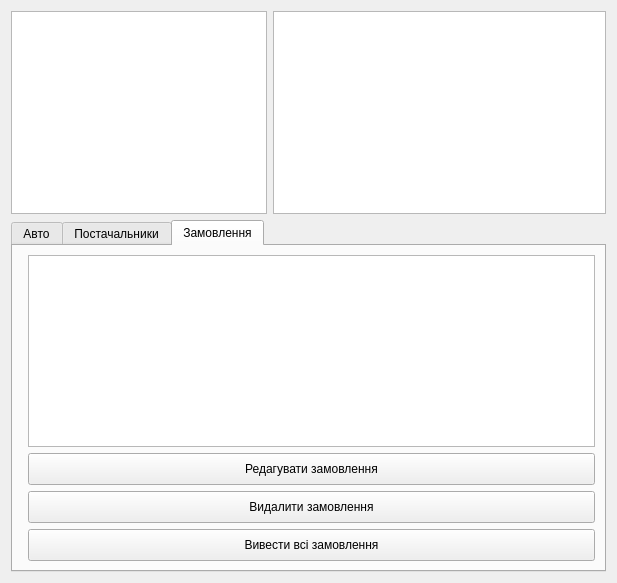
<?xml version="1.0" encoding="UTF-8"?>
<ui version="4.0">
 <class>Admin</class>
 <widget class="QWidget" name="Admin">
  <property name="geometry">
   <rect>
    <x>0</x>
    <y>0</y>
    <width>617</width>
    <height>583</height>
   </rect>
  </property>
  <property name="windowTitle">
   <string>Form</string>
  </property>
  <layout class="QFormLayout" name="formLayout_4">
   <item row="1" column="1">
    <widget class="QTableView" name="admin_vw"/>
   </item>
   <item row="1" column="0">
    <widget class="QTreeView" name="marka_tr"/>
   </item>
   <item row="2" column="0" colspan="2">
    <widget class="QTabWidget" name="tabWidget">
     <property name="currentIndex">
      <number>2</number>
     </property>
     <widget class="QWidget" name="avto_tb">
      <attribute name="title">
       <string>Авто</string>
      </attribute>
      <layout class="QFormLayout" name="formLayout">
       <item row="3" column="1">
        <widget class="QPushButton" name="delete_pb">
         <property name="sizePolicy">
          <sizepolicy hsizetype="Expanding" vsizetype="Expanding">
           <horstretch>0</horstretch>
           <verstretch>0</verstretch>
          </sizepolicy>
         </property>
         <property name="text">
          <string>Видалити авто</string>
         </property>
        </widget>
       </item>
       <item row="4" column="1">
        <widget class="QPushButton" name="select_pb">
         <property name="sizePolicy">
          <sizepolicy hsizetype="Expanding" vsizetype="Expanding">
           <horstretch>0</horstretch>
           <verstretch>0</verstretch>
          </sizepolicy>
         </property>
         <property name="text">
          <string>Вивести всі авто</string>
         </property>
        </widget>
       </item>
       <item row="2" column="1">
        <widget class="QPushButton" name="update_pb">
         <property name="sizePolicy">
          <sizepolicy hsizetype="Expanding" vsizetype="Expanding">
           <horstretch>0</horstretch>
           <verstretch>0</verstretch>
          </sizepolicy>
         </property>
         <property name="text">
          <string>Редагувати інформацію про авто</string>
         </property>
        </widget>
       </item>
       <item row="1" column="1">
        <widget class="QPushButton" name="add_pb">
         <property name="sizePolicy">
          <sizepolicy hsizetype="Expanding" vsizetype="Expanding">
           <horstretch>0</horstretch>
           <verstretch>0</verstretch>
          </sizepolicy>
         </property>
         <property name="text">
          <string>Додати авто</string>
         </property>
        </widget>
       </item>
       <item row="0" column="1">
        <widget class="QTableView" name="avto_vw"/>
       </item>
      </layout>
     </widget>
     <widget class="QWidget" name="suplier_tb">
      <attribute name="title">
       <string>Постачальники</string>
      </attribute>
      <layout class="QFormLayout" name="formLayout_2">
       <item row="0" column="1">
        <widget class="QTableView" name="suplier_vw"/>
       </item>
       <item row="1" column="1">
        <widget class="QPushButton" name="add_pb_2">
         <property name="sizePolicy">
          <sizepolicy hsizetype="Expanding" vsizetype="Expanding">
           <horstretch>0</horstretch>
           <verstretch>0</verstretch>
          </sizepolicy>
         </property>
         <property name="text">
          <string>Добавити постачальника</string>
         </property>
        </widget>
       </item>
       <item row="2" column="1">
        <widget class="QPushButton" name="update_pb_2">
         <property name="sizePolicy">
          <sizepolicy hsizetype="Expanding" vsizetype="Expanding">
           <horstretch>0</horstretch>
           <verstretch>0</verstretch>
          </sizepolicy>
         </property>
         <property name="text">
          <string>Редагувати інформацію про постачальника</string>
         </property>
        </widget>
       </item>
       <item row="3" column="1">
        <widget class="QPushButton" name="delete_pb_2">
         <property name="sizePolicy">
          <sizepolicy hsizetype="Expanding" vsizetype="Expanding">
           <horstretch>0</horstretch>
           <verstretch>0</verstretch>
          </sizepolicy>
         </property>
         <property name="text">
          <string>Видалити постачальника</string>
         </property>
        </widget>
       </item>
       <item row="4" column="1">
        <widget class="QPushButton" name="select_pb_2">
         <property name="sizePolicy">
          <sizepolicy hsizetype="Expanding" vsizetype="Expanding">
           <horstretch>0</horstretch>
           <verstretch>0</verstretch>
          </sizepolicy>
         </property>
         <property name="text">
          <string>Вивести постачальника</string>
         </property>
        </widget>
       </item>
      </layout>
     </widget>
     <widget class="QWidget" name="order_tb">
      <attribute name="title">
       <string>Замовлення</string>
      </attribute>
      <layout class="QFormLayout" name="formLayout_3">
       <item row="0" column="1">
        <widget class="QTableView" name="order_vw"/>
       </item>
       <item row="1" column="1">
        <widget class="QPushButton" name="update_pb_3">
         <property name="sizePolicy">
          <sizepolicy hsizetype="Expanding" vsizetype="Expanding">
           <horstretch>0</horstretch>
           <verstretch>0</verstretch>
          </sizepolicy>
         </property>
         <property name="text">
          <string>Редагувати замовлення</string>
         </property>
        </widget>
       </item>
       <item row="2" column="1">
        <widget class="QPushButton" name="delete_pb_3">
         <property name="sizePolicy">
          <sizepolicy hsizetype="Expanding" vsizetype="Expanding">
           <horstretch>0</horstretch>
           <verstretch>0</verstretch>
          </sizepolicy>
         </property>
         <property name="text">
          <string>Видалити замовлення</string>
         </property>
        </widget>
       </item>
       <item row="3" column="1">
        <widget class="QPushButton" name="select_pb_3">
         <property name="sizePolicy">
          <sizepolicy hsizetype="Expanding" vsizetype="Expanding">
           <horstretch>0</horstretch>
           <verstretch>0</verstretch>
          </sizepolicy>
         </property>
         <property name="text">
          <string>Вивести всі замовлення</string>
         </property>
        </widget>
       </item>
      </layout>
     </widget>
    </widget>
   </item>
  </layout>
 </widget>
 <resources/>
 <connections/>
</ui>
